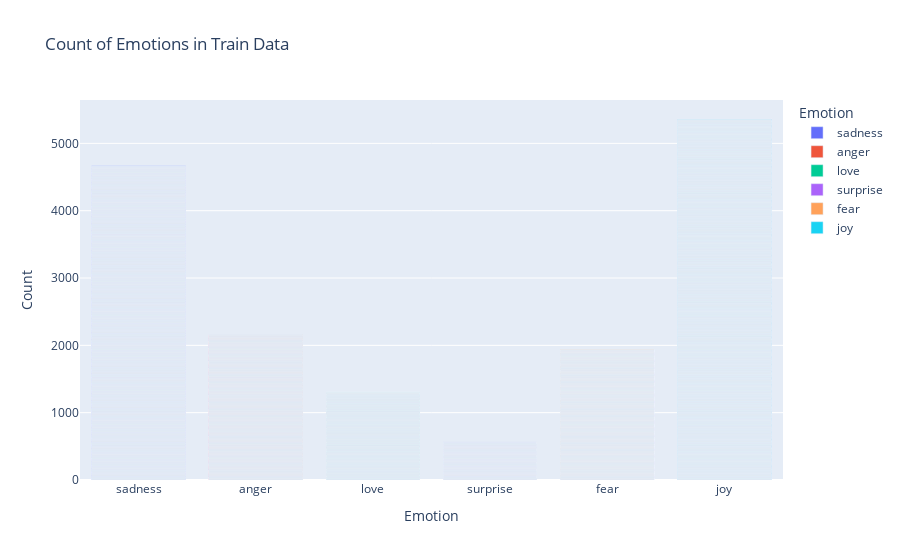

Source (notebook cell):
### Markdown cell above
# Exploratory Data Analysis

### Code cell
fig=px.bar(train_data, x='Emotion',title='Count of Emotions in Train Data', 
             labels={'Emotion': 'Emotion', 'count': 'Count'}, 
             color='Emotion',  # Optional: Color bars by emotion type
             opacity=0.75)
fig.show()

### Figure 1 — Plotly figure (JSON) as saved in the notebook; plotly's stock layout.template omitted (floating-point values rounded to 4 significant figures; data arrays with more than 128 entries replaced by an {"elided": "..."} marker saying what was removed)
{"data": [{"alignmentgroup": "True", "hovertemplate": "Emotion=%{x}<br>Count=%{y}<extra></extra>", "legendgroup": "sadness", "marker": {"color": "#636efa", "opacity": 0.75, "pattern": {"shape": ""}}, "name": "sadness", "offsetgroup": "sadness", "orientation": "v", "showlegend": true, "textposition": "auto", "type": "bar", "x": {"elided": "4666 str values"}, "xaxis": "x", "y": {"elided": "4666 int values"}, "yaxis": "y"}, {"alignmentgroup": "True", "hovertemplate": "Emotion=%{x}<br>Count=%{y}<extra></extra>", "legendgroup": "anger", "marker": {"color": "#EF553B", "opacity": 0.75, "pattern": {"shape": ""}}, "name": "anger", "offsetgroup": "anger", "orientation": "v", "showlegend": true, "textposition": "auto", "type": "bar", "x": {"elided": "2159 str values"}, "xaxis": "x", "y": {"elided": "2159 int values"}, "yaxis": "y"}, {"alignmentgroup": "True", "hovertemplate": "Emotion=%{x}<br>Count=%{y}<extra></extra>", "legendgroup": "love", "marker": {"color": "#00cc96", "opacity": 0.75, "pattern": {"shape": ""}}, "name": "love", "offsetgroup": "love", "orientation": "v", "showlegend": true, "textposition": "auto", "type": "bar", "x": {"elided": "1304 str values"}, "xaxis": "x", "y": {"elided": "1304 int values"}, "yaxis": "y"}, {"alignmentgroup": "True", "hovertemplate": "Emotion=%{x}<br>Count=%{y}<extra></extra>", "legendgroup": "surprise", "marker": {"color": "#ab63fa", "opacity": 0.75, "pattern": {"shape": ""}}, "name": "surprise", "offsetgroup": "surprise", "orientation": "v", "showlegend": true, "textposition": "auto", "type": "bar", "x": {"elided": "572 str values"}, "xaxis": "x", "y": {"elided": "572 int values"}, "yaxis": "y"}, {"alignmentgroup": "True", "hovertemplate": "Emotion=%{x}<br>Count=%{y}<extra></extra>", "legendgroup": "fear", "marker": {"color": "#FFA15A", "opacity": 0.75, "pattern": {"shape": ""}}, "name": "fear", "offsetgroup": "fear", "orientation": "v", "showlegend": true, "textposition": "auto", "type": "bar", "x": {"elided": "1937 str values"}, "xaxis": "x", "y": {"elided": "1937 int values"}, "yaxis": "y"}, {"alignmentgroup": "True", "hovertemplate": "Emotion=%{x}<br>Count=%{y}<extra></extra>", "legendgroup": "joy", "marker": {"color": "#19d3f3", "opacity": 0.75, "pattern": {"shape": ""}}, "name": "joy", "offsetgroup": "joy", "orientation": "v", "showlegend": true, "textposition": "auto", "type": "bar", "x": {"elided": "5362 str values"}, "xaxis": "x", "y": {"elided": "5362 int values"}, "yaxis": "y"}], "layout": {"barmode": "relative", "legend": {"title": {"text": "Emotion"}, "tracegroupgap": 0}, "title": {"text": "Count of Emotions in Train Data"}, "xaxis": {"anchor": "y", "categoryarray": ["sadness", "anger", "love", "surprise", "fear", "joy"], "categoryorder": "array", "domain": [0, 1], "title": {"text": "Emotion"}}, "yaxis": {"anchor": "x", "domain": [0, 1], "title": {"text": "Count"}}}}
